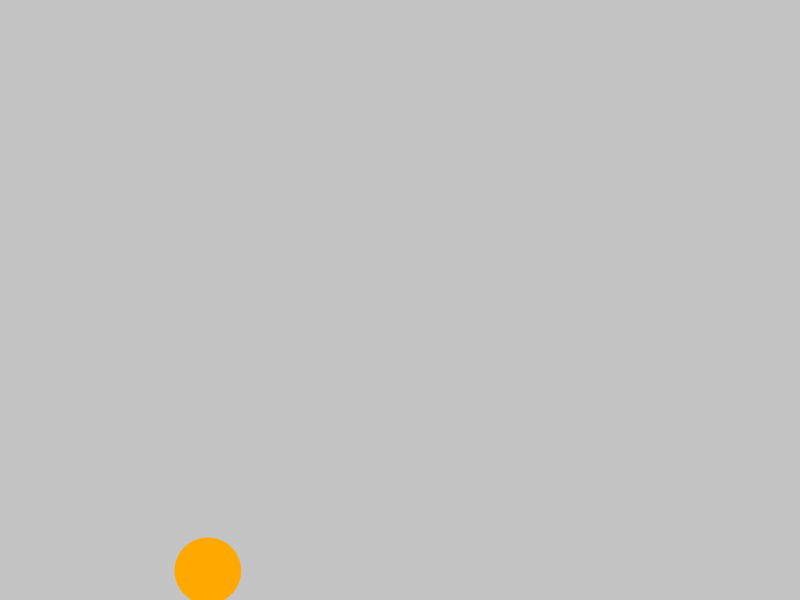
Frame 1 (no input)
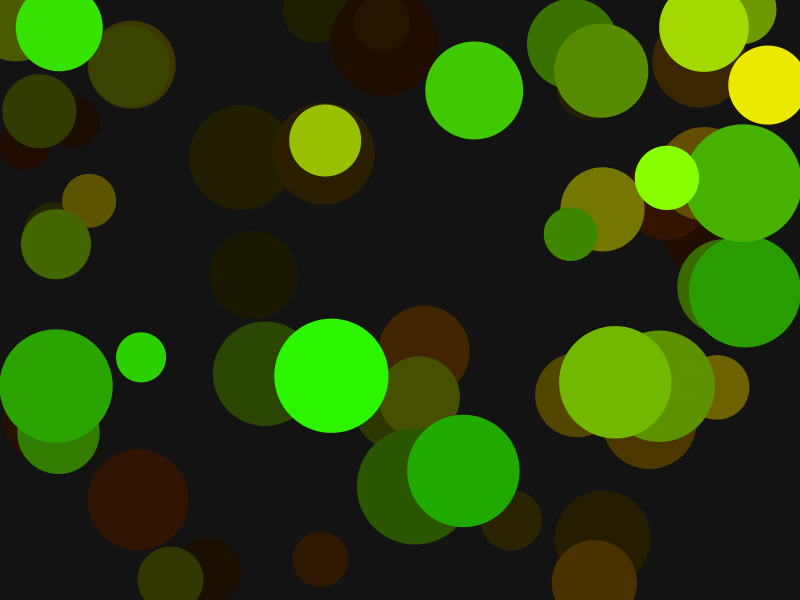
Frame 60 (the mouse pressed at the canvas centre just before this capture)
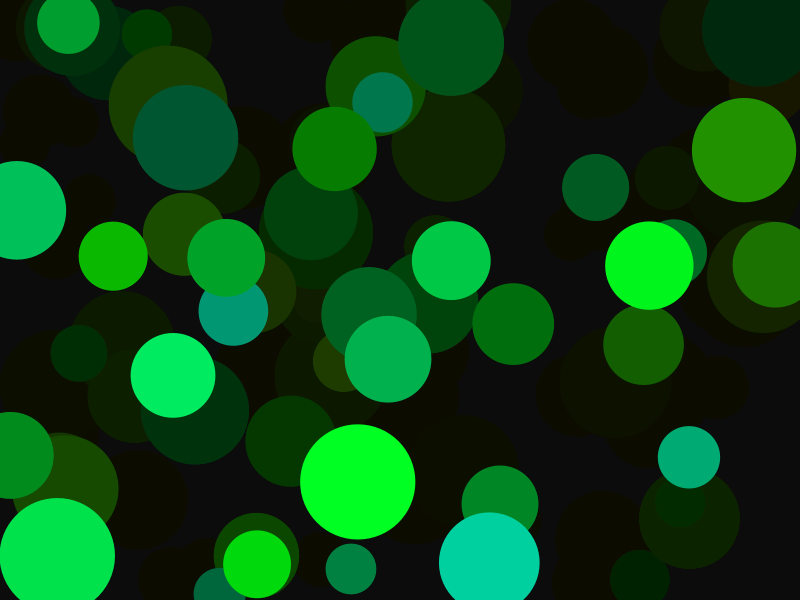
Frame 120 (the mouse held since frame 60 and released just before this capture)

The Processing sketch that drew these frames (run headless with seeded random() and noise(); from frame 60 on, the mouse is pressed at the canvas centre):

// Processing sketch: circles3
// ── circles3.pde
/*
Random circle drawer
I made him
*/
float _angle = 0;

void setup()
{
  //setting window size
  size(800,600);
}

void draw()
{
  clearScene();
  _angle = setAngle(_angle);
  drawCircle(_angle);
}



float setAngle(float angle)
{
  //check angle value
  angle = angle + 1;
  if(angle > 360)
  {
    angle = 0;
  }
  println(angle);
  return(angle);
}

void clearScene()
{
  //partial screen clear
  noStroke();
  fill(color(0,0,0,10));
  rect(0,0,800,600);
}

void drawCircle(float angle)
{
  //draw random circle
  colorMode(HSB,360,100,100);
  float hue = random(angle,angle+60);
  float sat = random(100,100);
  float bri = random(100,100);
  color circle_color = color(hue,sat,bri);
  fill(circle_color);
  circle(random(800),random(600), random(50,120));
}
